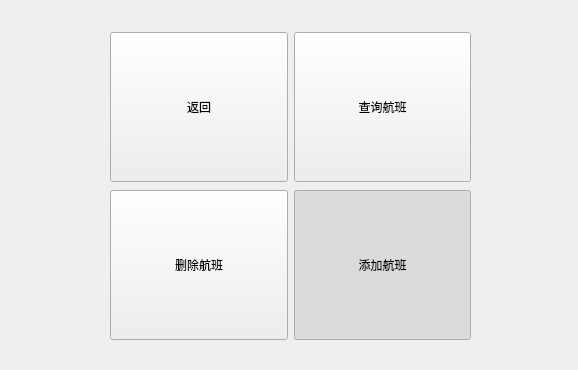
<?xml version="1.0" encoding="UTF-8"?>
<ui version="4.0">
 <class>governor</class>
 <widget class="QWidget" name="governor">
  <property name="geometry">
   <rect>
    <x>0</x>
    <y>0</y>
    <width>578</width>
    <height>370</height>
   </rect>
  </property>
  <property name="windowTitle">
   <string>导航菜单</string>
  </property>
  <property name="styleSheet">
   <string notr="true">#governor{background-image: url(:/Image/Imageres/Bookings.jpg);}</string>
  </property>
  <widget class="QLabel" name="labelBackground">
   <property name="geometry">
    <rect>
     <x>0</x>
     <y>0</y>
     <width>900</width>
     <height>600</height>
    </rect>
   </property>
   <property name="styleSheet">
    <string notr="true">background-image: url(:/Image/Imageres/Bookings.jpg);</string>
   </property>
  </widget>
  <widget class="QWidget" name="layoutWidget">
   <property name="geometry">
    <rect>
     <x>110</x>
     <y>30</y>
     <width>361</width>
     <height>313</height>
    </rect>
   </property>
   <layout class="QVBoxLayout" name="verticalLayout">
    <item>
     <layout class="QHBoxLayout" name="horizontalLayout">
      <item>
       <widget class="QToolButton" name="btnSereach">
        <property name="sizePolicy">
         <sizepolicy hsizetype="Expanding" vsizetype="Fixed">
          <horstretch>0</horstretch>
          <verstretch>0</verstretch>
         </sizepolicy>
        </property>
        <property name="minimumSize">
         <size>
          <width>0</width>
          <height>150</height>
         </size>
        </property>
        <property name="styleSheet">
         <string notr="true"/>
        </property>
        <property name="text">
         <string>返回</string>
        </property>
        <property name="checkable">
         <bool>true</bool>
        </property>
        <property name="toolButtonStyle">
         <enum>Qt::ToolButtonStyle::ToolButtonTextBesideIcon</enum>
        </property>
       </widget>
      </item>
      <item>
       <widget class="QToolButton" name="btnChange">
        <property name="sizePolicy">
         <sizepolicy hsizetype="Expanding" vsizetype="Fixed">
          <horstretch>0</horstretch>
          <verstretch>0</verstretch>
         </sizepolicy>
        </property>
        <property name="minimumSize">
         <size>
          <width>0</width>
          <height>150</height>
         </size>
        </property>
        <property name="styleSheet">
         <string notr="true"/>
        </property>
        <property name="text">
         <string>查询航班</string>
        </property>
        <property name="checkable">
         <bool>true</bool>
        </property>
        <property name="toolButtonStyle">
         <enum>Qt::ToolButtonStyle::ToolButtonTextBesideIcon</enum>
        </property>
       </widget>
      </item>
     </layout>
    </item>
    <item>
     <layout class="QHBoxLayout" name="horizontalLayout_2">
      <item>
       <widget class="QToolButton" name="btnDelete">
        <property name="sizePolicy">
         <sizepolicy hsizetype="Expanding" vsizetype="Fixed">
          <horstretch>0</horstretch>
          <verstretch>0</verstretch>
         </sizepolicy>
        </property>
        <property name="minimumSize">
         <size>
          <width>0</width>
          <height>150</height>
         </size>
        </property>
        <property name="styleSheet">
         <string notr="true"/>
        </property>
        <property name="text">
         <string>删除航班</string>
        </property>
        <property name="checkable">
         <bool>true</bool>
        </property>
        <property name="toolButtonStyle">
         <enum>Qt::ToolButtonStyle::ToolButtonTextBesideIcon</enum>
        </property>
       </widget>
      </item>
      <item>
       <widget class="QToolButton" name="btnAdd">
        <property name="sizePolicy">
         <sizepolicy hsizetype="Expanding" vsizetype="Fixed">
          <horstretch>0</horstretch>
          <verstretch>0</verstretch>
         </sizepolicy>
        </property>
        <property name="minimumSize">
         <size>
          <width>0</width>
          <height>150</height>
         </size>
        </property>
        <property name="styleSheet">
         <string notr="true"/>
        </property>
        <property name="text">
         <string>添加航班</string>
        </property>
        <property name="checkable">
         <bool>true</bool>
        </property>
        <property name="checked">
         <bool>true</bool>
        </property>
        <property name="toolButtonStyle">
         <enum>Qt::ToolButtonStyle::ToolButtonTextBesideIcon</enum>
        </property>
       </widget>
      </item>
     </layout>
    </item>
   </layout>
  </widget>
 </widget>
 <resources/>
 <connections/>
</ui>
